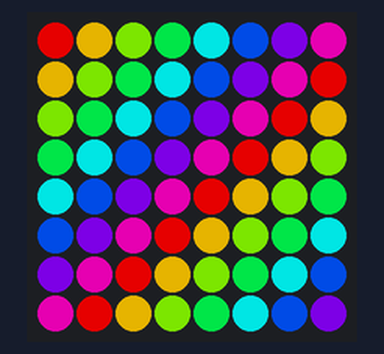
The program below on a simulated Raspberry Pi (BCM pin numbers) with a Sense HAT. On the bench: the Sense HAT's 8×8 RGB LED matrix. Dim RGB values are drawn brighter than linear; what the program prints to the terminal is not drawn.

Above: at 0.1 s.
At 3.83 s:
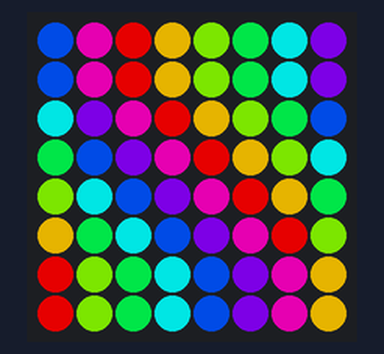
At 7.9 s:
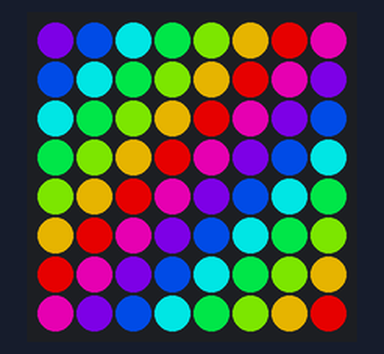
At 11.9 s:
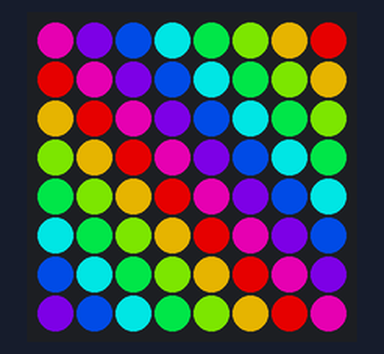
At 23.19 s:
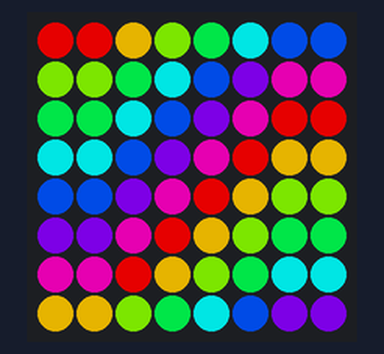
At 32.8 s:
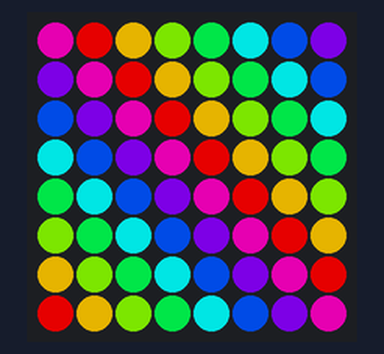

The program:

rainbow8.py
```python
#!/usr/bin/env python3
# ========================================================================
# rainbow8.py
#
# Description: Display rainbow colors in a diagonal pattern that rotates
#              360 degrees and then rotates back.
#
# Author: Jim Ing
# Date: 2024-08-16
# ========================================================================

import colorsys
import math
import time
from config import sense

sense.clear()

def rotate_around_center(x, y, angle):
    # Translate the coordinates to center (3.5, 3.5)
    cx, cy = 3.5, 3.5
    x -= cx
    y -= cy

    # Rotate the coordinates
    new_x = x * math.cos(angle) - y * math.sin(angle)
    new_y = x * math.sin(angle) + y * math.cos(angle)

    # Translate back to original position
    new_x += cx
    new_y += cy

    return int(round(new_x)), int(round(new_y))

def display_rotating_pattern(angle):
    for x in range(8):
        for y in range(8):
            # Calculate the rotated coordinates
            rotated_x, rotated_y = rotate_around_center(x, y, angle)

            # Calculate the hue based on the original position (for consistent color pattern)
            hue = ((rotated_x + rotated_y) % 8) / 8.0

            # Convert HSV to RGB
            r, g, b = colorsys.hsv_to_rgb(hue, 1.0, 1.0) # Full saturation and value

            # Convert RGB values to 0-255 range
            r = int(r * 255)
            g = int(g * 255)
            b = int(b * 255)

            # Set the pixel color
            sense.set_pixel(x, y, r, g, b)

def pause_if_corner(angle):
    # Check if the angle is close to a corner (0°, 90°, 180°, 270°)
    if angle % 90 == 0:
        time.sleep(2) # Pause for 2 seconds

try:
    print("To quit, press Ctrl+C")

    while True:
        # Rotate pattern forward
        for i in range(0, 360, 5): # Rotate in 5-degree increments
            angle = math.radians(i)
            display_rotating_pattern(angle)
            pause_if_corner(i)
            time.sleep(0.1) # Control the speed of rotation

        # 5-second pause before rotating back
        time.sleep(5)

        # Rotate pattern backward
        for i in range(360, 0, -5): # Rotate back in 5-degree increments
            angle = math.radians(i)
            display_rotating_pattern(angle)
            pause_if_corner(i)
            time.sleep(0.1) # Control the speed of rotation

        # 5-second pause before starting again
        time.sleep(5)

except KeyboardInterrupt:
    sense.clear()
```

config.py
```python
#!/usr/bin/env python3
# ========================================================================
# config.py
#
# Description: Global configuration.
#
# Author: Jim Ing
# Date: 2024-08-29
# ========================================================================

from sense_hat import SenseHat
#from sense_hat import SenseHat, ACTION_PRESSED, ACTION_HELD, ACTION_RELEASED

sense = SenseHat()

sense.rotation = 0
sense.low_light = True
```

Measured:
- what the display in image 2 shows lasts 2.3 s, from 7.9 s to 10.2 s
